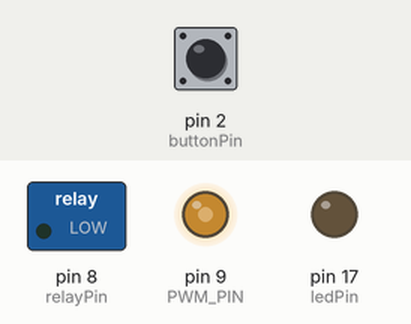
A sketch run on a simulated Arduino Uno, built with avr-gcc and run on an emulated ATmega328P. Parts: switched loads named in the sketch (green lamp = pin HIGH), output pins drawn as LEDs (lit = HIGH). Inputs (shaded band) come from the test bench; at power-on: pin 2 (buttonPin) LOW.

Above: at 2.2 s.
2.3 s: pin 2 (buttonPin) pulled HIGH for 0.15 s
At 3.2 s:
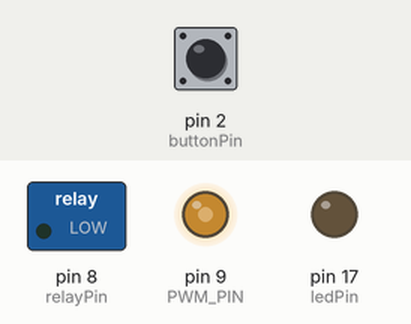
4.0 s: pin 2 (buttonPin) pulled HIGH for 3.2 s
At 8.4 s:
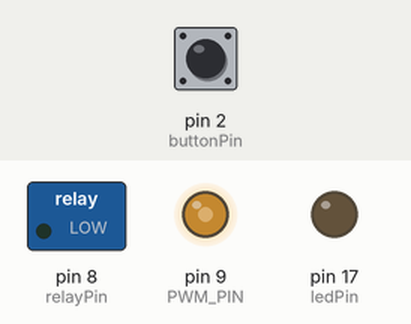
8.7 s: pin 2 (buttonPin) pulsed HIGH 2 times (0.12 s each, 0.3 s apart)
At 17.5 s:
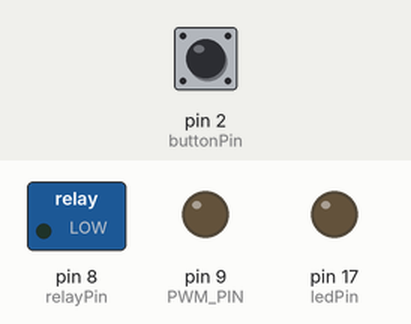
Timing chart, 0 to 17.7 s (numbered marks = the images above; inputs shaded):
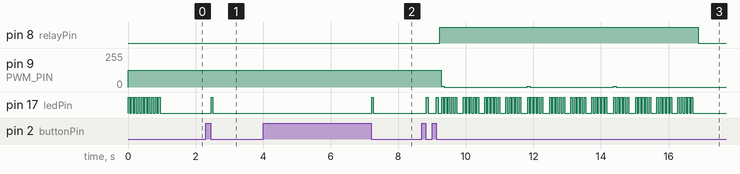

Measured:
- after the input at 2.3 s, pin 17 (ledPin): LOW → HIGH after 0.16 s, → LOW 0.05 s later
- after the input at 4.0 s, pin 17 (ledPin): LOW → HIGH after 3.2 s, → LOW 0.05 s later
- after the input at 8.7 s, pin 8 (relayPin): LOW → HIGH after 0.53 s, → LOW 7.6 s later; pin 9 (PWM_PIN): 124/255 → 5/255 after 0.57 s, then repeats every 2.5 s: 0/255 2.5 s, 6/255 0.08 s

The sketch:

Triclick.ino
```cpp
// (licence header left out)
//#define TESTING

#include "Triclick.h"
#include "IR_siemens.h"

// constants won't change. They're used here to set pin numbers:
const uint16_t buttonPin = 2;    // the number of the pushbutton pin
const uint16_t ledPin = PIN_A3;  // 13 - the number of the LED pin
const uint16_t relayPin = 8;     // Mechanical 5V relayPin

// Variables will change:
uint16_t buttonState = LOW;       // the current reading from the input pin
uint16_t lastButtonState = LOW;   // the previous reading from the input pin

// the following variables are unsigned longs because the time, measured in
// milliseconds, will quickly become a bigger number than can be stored in an int.
// Note: milliseconds counter overflows every ~50 days.
uint32_t lastDebounceTime = 0;  // the last time the output pin was toggled

uint32_t timeClick_tbl[NUMBER_OF_CLICKS];
uint16_t currentClickOffset = 0;
uint16_t numberOfClick = 0;
uint16_t logFlag = 0;


// For testing purpose only, store all the clicks in FLASH memory
// Maximum data is 512 clicks (leading to 2048 bytes)
#ifdef TESTING
    #include <EEPROM.h>
    uint16_t dataToSaveOffset = 4;

    void writeEEPROM(uint8_t type, uint32_t time)
    {
        // Save current value pointer
        EEPROM.write(0, (uint8_t)(dataToSaveOffset & 0xFF));
        EEPROM.write(1, (uint8_t)((dataToSaveOffset >> 8) & 0xFF));

        // Save Type and 24 MS-bits of time, little Endian
        EEPROM.write(dataToSaveOffset++, type);
        EEPROM.write(dataToSaveOffset++, (uint8_t)((time >> 8)& 0xFF));
        EEPROM.write(dataToSaveOffset++, (uint8_t)((time >> 16)& 0xFF));
        EEPROM.write(dataToSaveOffset++, (uint8_t)((time >> 24)& 0xFF));
        if(dataToSaveOffset == EEPROM.length())
        {
            dataToSaveOffset = EEPROM.length()-4;
        }
    }


    void resetEEPROMptr()
    {
        dataToSaveOffset = 4;
        // Save current value pointer
        EEPROM.write(0, (uint8_t)(dataToSaveOffset & 0xFF));
        EEPROM.write(1, (uint8_t)((dataToSaveOffset >> 8) & 0xFF));

    }

    uint16_t readEEPROM(uint16_t offset)
    {
        uint16_t data;

        data = (uint16_t)EEPROM.read(offset);
        data += ((uint16_t)EEPROM.read(offset+1))<<8;
        return data;
    }


    void readTestingTable()
    {
        char message[128];
        uint16_t dataToSaveOffset;
        uint8_t  flag;
        uint32_t timer;

        memset(message, 0, 128);
        snprintf(message, 127, "EEPROM Len: %d", EEPROM.length());
        Serial.println(message);

        // Get save pointer :
        dataToSaveOffset = readEEPROM(0);

        for(uint16_t k=4; k<=(dataToSaveOffset); k+=4)
        {

            memset(message, 0, 64);
            flag = EEPROM.read(k);
            timer = ((uint32_t)(EEPROM.read(k+1)))<<8;
            timer += ((uint32_t)(EEPROM.read(k+2)))<<16;
            timer += ((uint32_t)(EEPROM.read(k+3)))<<24;
            snprintf(message, 63, "offset %d : [%d, %ld]", k/4, flag, timer);
            Serial.println(message);
        }
    }


    void logClick(uint8_t type, uint32_t time)
    {
            writeEEPROM(type, time);
    }
#else
    void logClick(uint8_t type, uint32_t time){}
#endif

// blinkLed:
// BLinks the led for a given number of time.
// @param[in]  times : Number of blink
// @param[out] None
void blinkLed(int times) {

    uint16_t k;
    for(k=0; k<times; k++)
    {
        analogWrite(ledPin, 255);
        delay(50);
        analogWrite(ledPin, 0);
        delay(50);
    }
    // Power off the LED at the end:
    analogWrite(ledPin, 0);
}

// debounce:
// Returns a time value when a stabilized contactor
// modification has been detected. Either 0->1 or 1->0
// @param[out] Time value
uint32_t debounce()
{
    uint16_t reading = 0;
    uint16_t switchState = False;
    uint32_t returnTimer=  0;


    while(switchState == False)
    {
        reading = digitalRead(buttonPin);
        // If the switch changed, due to noise or pressing:
        if (reading != lastButtonState)
        {
            lastDebounceTime = millis();
        }

        if ((millis() - lastDebounceTime) > DEBOUNCE_TIME)
        {
            // whatever the reading is at, it's been there for longer than the debounce
            // delay, so take it as the actual current state:

            // if the button state has changed:
            if (reading != buttonState)
            {
                buttonState = reading;

                // Steady state reached, exit loop
                switchState = True;
                returnTimer = millis();
            }
        }
        // save the reading. Next time through the loop, it'll be the lastButtonState:
        lastButtonState = reading;
    }
    return returnTimer;
}


// printClick(pClick)
// Display click table
//
void printClick(uint16_t offset)
{
    uint16_t k;
    char message[128];

    for(k=0; k<NUMBER_OF_CLICKS; k++)
    {
        if(k == offset)
        {
            sprintf((char*)message, "D%d = %x-%x <==", k, (uint16_t)(timeClick_tbl[k]>>16), (uint16_t)timeClick_tbl[k]);
        }
        else
        {
            sprintf((char*)message, "D%d = %x-%x", k, (uint16_t)(timeClick_tbl[k]>>16), (uint16_t)timeClick_tbl[k]);
        }

        Serial.println((char*)message);
    }
    Serial.println();
}


void waitButtonReleased()
{
    while(digitalRead(buttonPin)!=LOW)
    {
        debounce();
    }
}


void setup() {
    uint16_t k;

    // Init pin in/out
    pinMode(buttonPin, INPUT);
    pinMode(ledPin, OUTPUT);
    pinMode(relayPin,OUTPUT);

    // Configure IR output port & PWM
    IR_configure();

    // set initial LED state
    digitalWrite(ledPin, LOW);

    // set initial Relay pin state
    digitalWrite(relayPin, LOW);

    // Reset delta time table:
    for (k=0; k<NUMBER_OF_CLICKS; k++)
    {
        timeClick_tbl[k] = EXPIRED_TIMER;
    }

    blinkLed(10);

#ifdef TESTING
    {
        // init serial Port for debugging
        Serial.begin(115200);

        uint32_t endTime = millis() + SETUP_TIMER; // Wait for 10 seconds
        uint16_t keyPressed = False;
        Serial.println(F("Wait 10sec before printing logged data..."));

        // Loop for 'SETUP_TIMER' max milliseconds
        while((endTime > millis())&&(keyPressed == False))
        {
            if(Serial.available() > 0)
            {
                char c = Serial.read();
                keyPressed = True;
                Serial.println(F("Display data and reset EEPROM"));
            }
            else
            {
                Serial.print('.');
            }
            delay(200);
        }
        if(keyPressed == True)
        {
            readTestingTable();
            resetEEPROMptr();

        }
        else
        {
            Serial.println(F("Do not reset EEPROM pointer"));
            dataToSaveOffset = readEEPROM(0);
            // Mark New cession
            writeEEPROM(0xFA, 0x00FAFAFA);
        }

    }
#endif

    Serial.println(F("Init done, entering normal mode"));

    // Wait for the button to be released befor loop starts:
    waitButtonReleased();
}


// Check all Delta-Time between last and first click
uint16_t CheckDeltaTime()
{
    uint16_t offset = currentClickOffset;
    uint32_t totalTime;
    uint16_t result = False;

    // Get offset of first click:
    // End of the table if first element, or
    // next element otherwise
    if(offset == NUMBER_OF_CLICKS-1)
    {
        offset = 0;
    }
    else
    {
        offset ++;
    }

    // Compute (LastClick - FirstClick):
    totalTime = timeClick_tbl[currentClickOffset] - timeClick_tbl[offset];

    if( totalTime < CLICKS_DURATION)
    {
        result = true;
    }

    return result;
}


void send_IR_cmd()
{
    // Secure the call:
    // sed on the Two buttons short and long commands for CODE 0x02
    // Repeate 3 times (~ 10 sec)
    for(uint16_t k=0; k<3; k++)
    {
        IR_sendCode(0x02, BUTTON1, SHORT_PULSE);
        blinkLed(5);
        delay(100);
        IR_sendCode(0x02, BUTTON1, LONG_PULSE);
        blinkLed(5);
        delay(100);
        IR_sendCode(0x02, BUTTON2, SHORT_PULSE);
        blinkLed(5);
        delay(100);
        IR_sendCode(0x02, BUTTON2, LONG_PULSE);
        blinkLed(5);
        delay(100);
    }

}


void loop() {

    // Wait for a rising edge (button pressed)
    // and store timer when rising edge occurs.
    timeClick_tbl[currentClickOffset] = debounce();
    // Wait for the button to be released
    waitButtonReleased();

    numberOfClick++;
    blinkLed(1);

    // Calculate the delta between timer
    // If ok, blink the led
    if(numberOfClick == NUMBER_OF_CLICKS)
    {
        if(CheckDeltaTime())
        {
            numberOfClick = 0;
            logFlag = 1;

            // Double command between relay and IR :
            digitalWrite(relayPin, HIGH);
            send_IR_cmd();
            digitalWrite(relayPin, LOW);
        }
        else
        {
            numberOfClick --;
        }
    }

    logClick(logFlag, timeClick_tbl[currentClickOffset]);
    logFlag = 0;

    // Increment table offset (loop to 0)
    if(currentClickOffset == NUMBER_OF_CLICKS-1)
    {
        currentClickOffset = 0;
    }
    else
    {
        currentClickOffset ++;
    }
}
```

IR_siemens.cpp
```cpp
#include "IR_siemens.h"


command_t codes[MAX_SWITCH_CODE + 1]={
                        0x1FCC,0x1FE8,0x1F82,0x1FE4,
                        0x1F48,0x1F6C,0x1F06,0x1F60,
                        0x1ECE,0x1EEA,0x1E80,0x1EE6,
                        0x1E4A,0x1E6E,0x1E04,0x1E62,
                        0x1DC8,0x1DEC,0x1D86,0x1DE0,
                        0x1D4C,0x1D68,0x1D02,0x1D64,
                        0x1CCA,0x1CEE,0x1C84,0x1CE2,
                        0x1C4E,0x1C6A,0x1C00,0x1C66,
                        0x1B80,0x1BE6,0x1Bce,0x1Bea,
                        0x1B04,0x1B62,0x1B4a,0x1B6e,
                        0x1A82,0x1AE4,0x1ACC,0x1AE8,
                        0x1A06,0x1A60,0x1A48,0x1A6C,
                        0x1984,0x19E2,0x19CA,0x19EE,
                        0x1900,0x1966,0x194E,0x196A,
                        0x18C8,0x18EC,0x1886,0x18E0,
                        0x184C,0x1868,0x1802,0x1864,
                        0x1786,0x17E0,0x17C8,0x17EC,
                        0x1702,0x1764,0x174C,0x1768,
                        0x1684,0x16E2,0x16CA,0x16EE,
                        0x1600,0x1666,0x164E,0x166A,
                        0x1582,0x15E4,0x15CC,0x15E8,
                        0x1506,0x1560,0x1548,0x156C,
                        0x14CE,0x14EA,0x1480,0x14E6,
                        0x1404,0x1462,0x144A,0x146E,
                        0x1384,0x13E2,0x13CA,0x13EE,
                        0x1300,0x1366,0x134E,0x136A,
                        0x12C8,0x12EC,0x1286,0x12E0,
                        0x124C,0x1268,0x1202,0x1264,
                        0x11CE,0x11EA,0x1180,0x11E6,
                        0x114A,0x116E,0x1104,0x1162,
                        0x10CC,0x10E8,0x1082,0x10E4,
                        0x1048,0x106C,0x1006,0x1060,
                        0x0FCE,0x0FEA,0x0F80,0x0Fe6,
                        0x0F4A,0x0F6E,0x0F04,0x0F62,
                        0x0ECC,0x0EE8,0x0E82,0x0EE4,
                        0x0E48,0x0E6C,0x0E06,0x0E60,
                        0x0DCA,0x0DEE,0x0D84,0x0DE2,
                        0x0D4E,0x0D6A,0x0D00,0x0D66,
                        0x0CC8,0x0CEC,0x0C86,0x0CE0,
                        0x0C4C,0x0C68,0x0C02,0x0C64,
                        0x0BCC,0x0BE8,0x0B82,0x0BE4,
                        0x0B48,0x0B6C,0x0B06,0x0B60,
                        0x0ACE,0x0AEA,0x0A80,0x0AE6,
                        0x0A4A,0x0A6E,0x0A04,0x0A62,
                        0x09C8,0x09EC,0x0986,0x09E0,
                        0x094C,0x0968,0x0902,0x0964,
                        0x08CA,0x08EE,0x0842,0x08E2,
                        0x084E,0x086A,0x0800,0x0866,
                        0x07CA,0x07EE,0x0784,0x07E2,
                        0x074E,0x076A,0x0700,0x0766,
                        0x06C8,0x06EC,0x0686,0x06E0,
                        0x064C,0x0668,0x0602,0x0664,
                        0x05CE,0x05EA,0x0580,0x05E6,
                        0x054A,0x056E,0x0504,0x0562,
                        0x04CC,0x04E8,0x0482,0x04E4,
                        0x0448,0x046C,0x0406,0x0460,
                        0x03C8,0x03EC,0x0386,0x03E0,
                        0x034C,0x0368,0x0302,0x0364,
                        0x02CA,0x02EE,0x0284,0x02E2,
                        0x024E,0x026A,0x0200,0x0266,
                        0x01CC,0x01E8,0x0182,0x01E4,
                        0x0148,0x016C,0x0106,0x0160,
                        0x00CE,0x00EA,0x0080,0x00E6,
                        0x004A,0x006E,0x0004,0x0062
                    };


volatile byte *TIMSK = {&TIMSK1};
volatile byte *TCCRnA = {&TCCR1A};
volatile byte *TCCRnB = {&TCCR1B};
volatile unsigned int *OCRnA = {&OCR1A};
volatile unsigned int *OCRnB = {&OCR1B};
volatile unsigned int *ICRn	= {&ICR1};


void IR_configure()
{

    pinMode(PWM_PIN,OUTPUT);

    /*
    TCCR1A & TCCR1B registers setting:
    WGM1 3..0   = 1 1 1 0 => Fast PWM Mode, Counter will increase until it matches ICR1.
    COM1A 1..0  = 1 1     => Set OC1A/OC1B on Compare Match, clear OC1A/OC1B at BOTTOM (inverting mode)
    CS1 2..0    = 0 0 1   => clk I/O /1 (No prescaling)
    ICNC1       = 0       => Disable Input noise canceller
    ICES1       = 0       => Disable Capture Edge

    ICR1        = 35     => Counter TOP value, will give a PWM freq of 16MHz/36 ~ 457kHz

    OCR1A       = ICR1/2 => 50% duty cycle

    TIMSK1      = 00000000 => ICIE1=0 No interrupt,            OCIE1B=0 No Compare B interrupt,
                              OCIE1A=0 No Compare A interrupt, TOIE1=0  No overflow interrupt
    */
    noInterrupts();

    *ICRn = 35;
    *TCCRnA = _BV(WGM11) | _BV(COM1A1)  | _BV(COM1B0) | _BV(COM1B1);
    *TCCRnB = _BV(WGM13) | _BV(WGM12) | _BV(CS10);
    *TIMSK = 0;

    *OCRnA = *ICRn>>1;
    *OCRnB = 0;

    interrupts();
}

void pwmCtrl(uint16_t ctrl)
{
    if(true == ctrl)
    {
        // Enable PWM output
        *TCCRnA |= _BV(COM1A1);
    }
    else
    {
        // Disable PWM output
        *TCCRnA &= 0x3F;
    }
}

void sendPulse()
{
    uint16_t bitSwitch = 1;

    pwmCtrl(bitSwitch);
    delayMicroseconds(50);
    pwmCtrl(~bitSwitch);
}


void sendSync()
{
    sendPulse();
    delayMicroseconds(2500 - TIME_ADJUST);
    sendPulse();
    delayMicroseconds(995 - TIME_ADJUST);
    sendPulse();
    delayMicroseconds(995 - TIME_ADJUST);
    sendPulse();
    delayMicroseconds(995 - TIME_ADJUST);
    sendPulse();

    delayMicroseconds(1945 - TIME_ADJUST);
    sendPulse();
}

void IR_sendData(uint16_t data)
{
    uint16_t bit = 0;

    sendSync();

    for(uint16_t k=15; k>0; k--)
    {
        bit = (data >> k) & 0x0001;
        if(1 == bit)
        {
            delayMicroseconds(1500 - TIME_ADJUST);
            sendPulse();
        }
        else
        {
            delayMicroseconds(1000 - TIME_ADJUST);
            sendPulse();
        }
    }
}


void IR_sendCode(uint16_t switchCode, button_type_t button, hold_type_t holdType)
 {

    if (switchCode > MAX_SWITCH_CODE)
    {
        return;
    }

    switch (button)
    {
        case BUTTON1:
            if(SHORT_PULSE == holdType)
            {
                IR_sendData(codes[MAX_SWITCH_CODE - switchCode].button1.short_pulse);
            }
            else
            {
                IR_sendData(codes[MAX_SWITCH_CODE - switchCode].button1.long_pulse);
            }

        case BUTTON2:
            if(SHORT_PULSE == holdType)
            {
                IR_sendData(codes[MAX_SWITCH_CODE - switchCode].button2.short_pulse);
            }
            else
            {
                IR_sendData(codes[MAX_SWITCH_CODE - switchCode].button2.long_pulse);
            }

        default:
            ; // Do nothing
    }
 }
```

IR_siemens.h
```cpp
#ifndef IR_SIEMENS_H
#define IR_SIEMENS_H


// IR_siemens uses pin9 as output (TIMER0) - hardcoded in configure function

#include <Arduino.h>

#define PWM_PIN         9
#define MAX_SWITCH_CODE 63

// Time adjust, required to tune software latency
#define TIME_ADJUST  40

typedef struct
{
    uint16_t short_pulse;
    uint16_t long_pulse;
}button_t;

typedef struct
{
    button_t button1;
    button_t button2;
}command_t;

typedef enum
{
    SHORT_PULSE = 0,
    LONG_PULSE  = 1
}hold_type_t;

typedef enum
{
    BUTTON1 = 0,
    BUTTON2 = 1
}button_type_t;


// Configure pinout and Timer for PWM use to modulate IR LED
void IR_configure();

// Send [SYNC][15 bits data] bit 0 is not sent
void IR_sendData(uint16_t data);

// Send specific SIEMENS code
// <in> switchCode  : from 0x00 to 0x3F, dip switch of the remote controller
// <in> button      : either BUTTON1 or BUTTON2
// <in> holdType    : short hold or long hold of the button (SHORT_PULSE or LONG_PULSE)
void IR_sendCode(uint16_t switchCode, button_type_t button, hold_type_t holdType);

#endif //IR_SIEMENS_H
```

Triclick.h
```cpp
// (licence header left out)
#ifndef TRICLICK_H
#define TRICLICK_H


// #define DEBUG

// Functional constants:
//--------------------------------------------

// Maximum time window duration authorized for the N clicks (in ms)
// Time margin 50ms
// FIXME: Some *2 clock error requiering to divide timer by 2...
//        should be 3000 to get 3 seconds
#define CLICKS_DURATION 5000

// Max number of cliks authorised per time window
#define NUMBER_OF_CLICKS 3

// Debounce timer expire return
#define EXPIRED_TIMER 0xFFFFFFFF

// the debounce time;
// EndOfCourse switch bounce time measured to 1ms
// Set to 10 ms for security
#define DEBOUNCE_TIME 10

// Persistant click save for testing only
#define MAX_SAVE_SIZE 512
// 5 seconds before going to normal operation
#define SETUP_TIMER 10000

// Misc:
//--------------------------------------------
#define True 1
#define False 0

typedef unsigned long uint32_t;
typedef long int32_t;
typedef unsigned int uint16_t;
typedef int int16_t;
typedef unsigned char uint8_t;

#endif //TRICLICK_H
```
